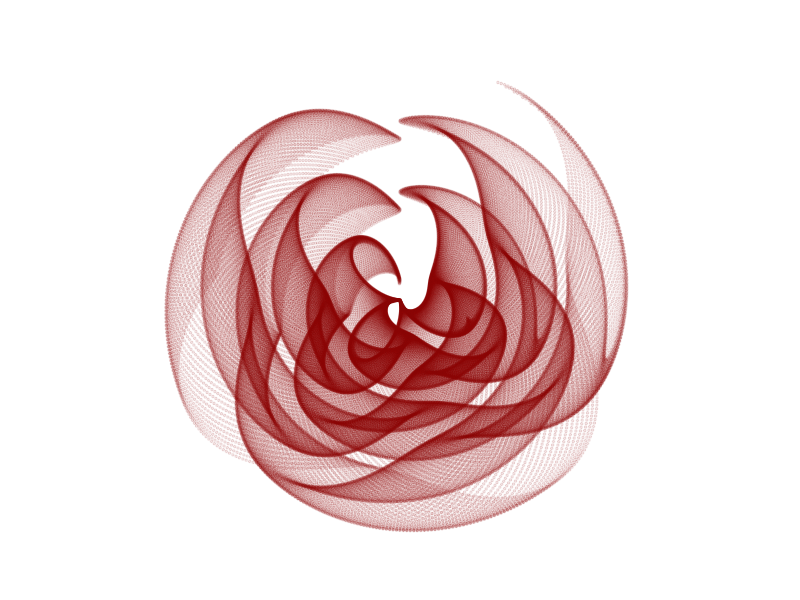
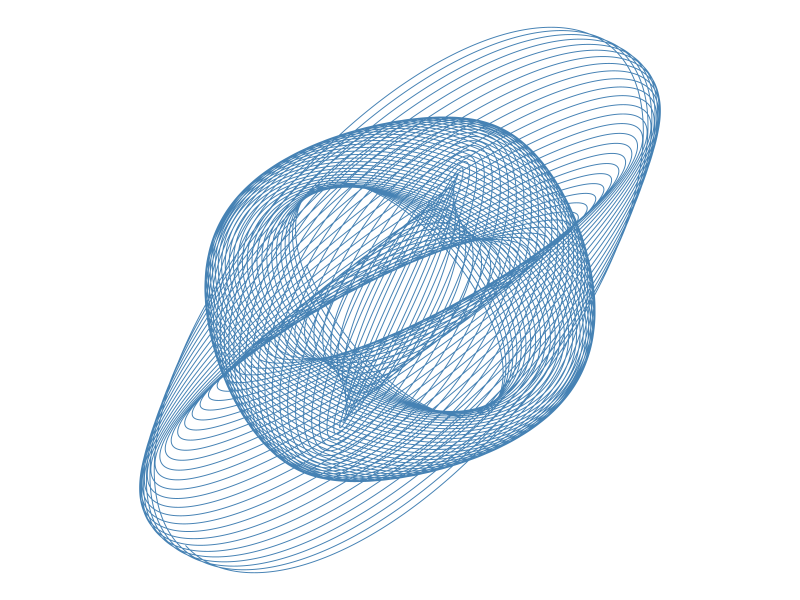

Source code (R) for these figures, in order:
# ==============================================================================
#  ____  _____ _____
# |    \|   __| __  |  Data Science with R
# |  |  |__   |    -|  Fall 2024
# |____/|_____|__|__|
#
# Generative aRt
#
# ============================= See README file for data sources and details ===

# required packages

# install.packages("tidyverse")
library(tidyverse)

# Source (slightly tweaked):
# https://twitter.com/aschinchon/status/1614707026415820800

seq(from = -5, to = 10, by = 0.05) %>%
  expand.grid(x = ., y = .) %>%
  ggplot(aes(x = (x + pi * sin(y)), y = (y + pi * sin(x)))) +
  geom_point(alpha = .1, shape = 20, size = 1, color = "darkred")+
  coord_polar() +
  theme_void()

# Source (very slightly tweaked):
# https://twitter.com/aschinchon/status/1615090579528118272

seq(1, 200, .0005) %>%
  tibble(x = exp(-0.006 * .) * sin(. * 3.01 + 1.68) + sin(. * 2.96 + 2.72),
         y = exp(-0.009 * .) * sin(. * 3.03 + 1.23) + sin(. * 2.98 + 1.28)) %>%
  ggplot(aes(x, y)) +
  geom_path(linewidth = 1/3, color = "steelblue")+
  coord_equal() +
  theme_void()

# more on Twitter: #rstats #generativeart
# kthxbye
